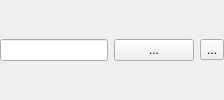
                            <widget class="QFrame" name="mShapeSVGPathFrame">
                             <layout class="QHBoxLayout" name="horizontalLayout_26">
                              <property name="leftMargin">
                               <number>0</number>
                              </property>
                              <property name="topMargin">
                               <number>0</number>
                              </property>
                              <property name="rightMargin">
                               <number>0</number>
                              </property>
                              <property name="bottomMargin">
                               <number>0</number>
                              </property>
                              <item>
                               <widget class="QLineEdit" name="mShapeSVGPathLineEdit"/>
                              </item>
                              <item>
                               <widget class="QPushButton" name="mShapeSVGSelectorBtn">
                                <property name="text">
                                 <string>...</string>
                                </property>
                               </widget>
                              </item>
                              <item>
                               <widget class="QgsDataDefinedButton" name="mShapeSVGPathDDBtn">
                                <property name="text">
                                 <string>...</string>
                                </property>
                               </widget>
                              </item>
                             </layout>
                            </widget>
